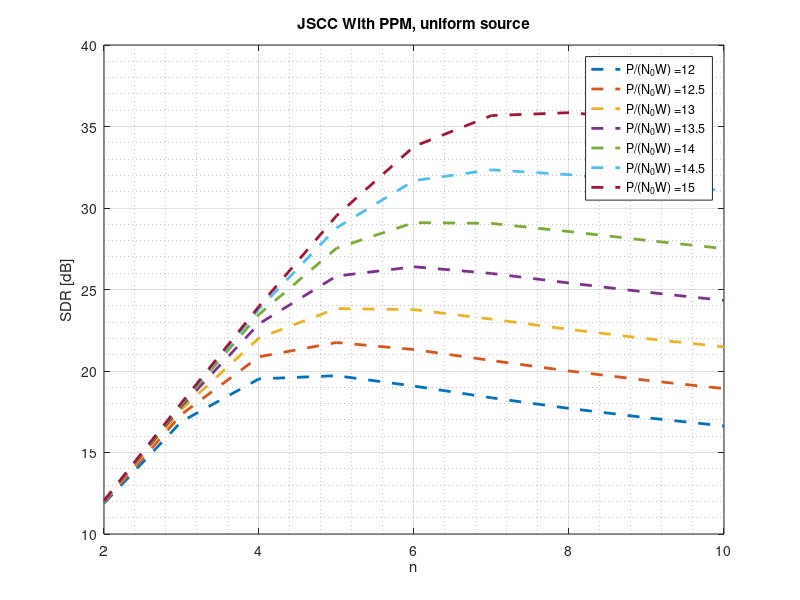
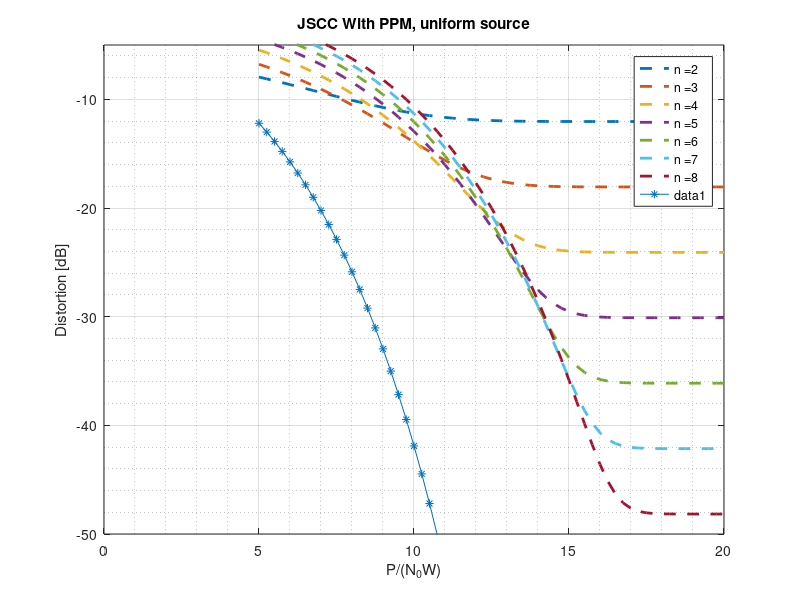

Reproduce these figures in MATLAB, in order.
close all; clear all; clc;

n = 2:1:10;
P_N0W = 12:0.5:15;
P_N0W_lin = 10.^(P_N0W/10);
tau = 2*pi*exp(1)/12;
currLegend = {};
figure;
for i=1:length(P_N0W)
    currErr = 2.^(-2*n) + (1 - 2.^(-2*n)).*(1 - (1 - qfunc(sqrt(P_N0W_lin(i)/2))).^(n-1));
    currOPTA = tau * (1/(1 + P_N0W_lin(i))).^n;
    
    plot(n,10*log10(1./currErr),'--','LineWidth',2); hold on;
    %     semilogy(n,currOPTA,'--','LineWidth',2); hold on;
    
    currLegend = [currLegend;strcat('P/(N_{0}W) = ',num2str(P_N0W(i)))];
end
grid on; grid minor;
xlabel('n'); ylabel('SDR [dB]');
legend(currLegend);
title('JSCC With PPM, uniform source');

% semilogy(n,currOPTA,'--','LineWidth',2); hold on;

n = 2:1:8;
P_N0W = 5:0.25:20;
P_N0W_lin = 10.^(P_N0W/10);
currLegend = {};
figure;
for i=1:length(n)
    currErr = 2.^(-2*n(i)) + (1 - 2.^(-2*n(i))).*(1 - (1 - qfunc(sqrt(P_N0W_lin/2))).^(n(i)-1));
    
    plot(P_N0W,10*log10(currErr),'--','LineWidth',2); hold on;
    %     semilogy(n,currOPTA,'--','LineWidth',2); hold on;
    
    currLegend = [currLegend;strcat('n = ',num2str(n(i)))];
end
grid on; grid minor;
xlabel('P/(N_{0}W)'); ylabel('Distortion [dB]');
legend(currLegend);
title('JSCC With PPM, uniform source');
hold on; plot(P_N0W,10*log10(tau * exp(-1*P_N0W_lin)),'-*');
ylim([-50 -5])

